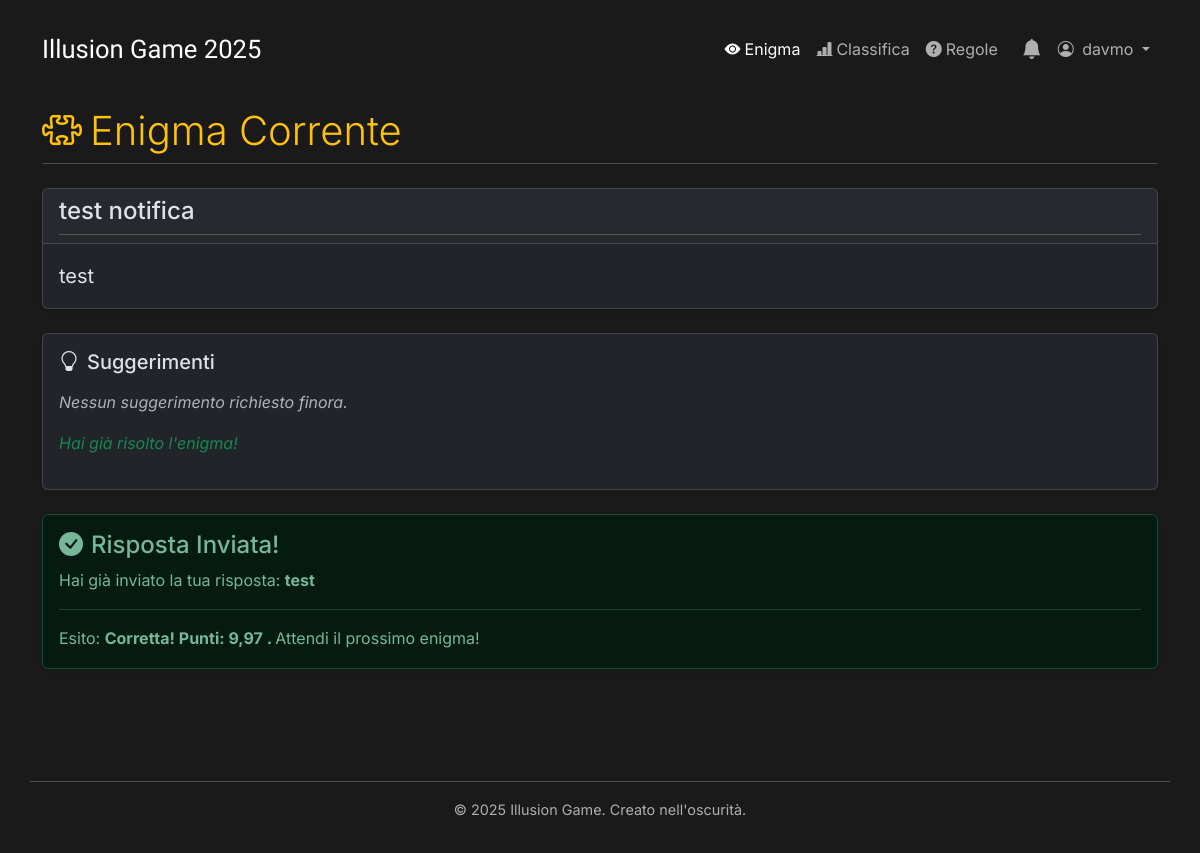
The app's page / (signed in) with its own data.
### enigmas/models.py (models this page shows, shortened)
class Enigma(models.Model):
    titolo = models.CharField(max_length=200, blank=True, null=True) # Titolo opzionale
    testo = models.TextField(unique=True) # Il testo dell'enigma, deve essere unico
    risposta_corretta = models.CharField(max_length=255)
    start_time = models.DateTimeField(help_text="Data e ora di inizio visibilità dell'enigma")
    end_time = models.DateTimeField(editable=False)
    is_active = models.BooleanField(default=False, help_text="Seleziona per rendere questo l'enigma corrente (assicurati che solo uno sia attivo!)")
    notifica_inviata = models.BooleanField(default=False, help_text="Indica se la notifica per questo enigma è già stata inviata")
    class Meta:
        verbose_name = "Enigma"
        verbose_name_plural = "Enigmi"
        ordering = ['-start_time']

class RispostaUtente(models.Model):
    utente = models.ForeignKey(User, on_delete=models.CASCADE)
    enigma = models.ForeignKey(Enigma, on_delete=models.CASCADE)
    risposta_inserita = models.CharField(max_length=255)
    data_inserimento = models.DateTimeField(default=timezone.now)
    is_corretta = models.BooleanField(default=False)
    punteggio = models.FloatField(default=0.0, help_text="Punteggio da 0 a 10 (con penalità hint)")
    suggerimenti_usati = models.PositiveIntegerField(default=0, help_text="Numero di suggerimenti usati per questo enigma")
    class Meta:
        verbose_name = "Risposta Utente"
        verbose_name_plural = "Risposte Utenti"
        unique_together = ('utente', 'enigma')
        ordering = ['-data_inserimento']

### enigmas/views.py (the view, shortened to what this page needs)
# urls.py: path('', views.enigma_view, name='enigma_view'), # Pagina principale con l'enigma
@login_required
def enigma_view(request):
    enigma_corrente = None
    risposta_precedente = None
    messaggio_attesa = None
    tempo_rimanente_ms = 0
    suggerimenti_visti = []
    suggerimenti_usati_count = 0
    max_suggerimenti = 3
    try:
        enigma_attivo = Enigma.objects.get(is_active=True, start_time__lte=timezone.now())
        if timezone.now() <= enigma_attivo.end_time:
            enigma_corrente = enigma_attivo
        else:
            messaggio_attesa = "L'enigma corrente è scaduto. Attendi il prossimo!"
    except Enigma.DoesNotExist:
        messaggio_attesa = "Nessun enigma attivo al momento. Attendi il prossimo!"
    if enigma_corrente:
        try:
            risposta_precedente = RispostaUtente.objects.get(utente=request.user, enigma=enigma_corrente)
            suggerimenti_usati_count = risposta_precedente.suggerimenti_usati
            if suggerimenti_usati_count > 0:
                 suggerimenti_visti = list(Suggerimento.objects.filter(
                     enigma=enigma_corrente,
                     ordine__lte=suggerimenti_usati_count
                 ).order_by('ordine').values_list('testo', flat=True))
        except RispostaUtente.DoesNotExist:
            risposta_precedente = None # Assicurati sia None se non trovata
            suggerimenti_usati_count = 0
            suggerimenti_visti = []
        utente_ha_risposto = risposta_precedente is not None
        risposta_utente_corretta = utente_ha_risposto and risposta_precedente.is_corretta
        mostra_interfaccia_risposta = not risposta_utente_corretta # and enigma_corrente.end_time > timezone.now() # Già implicito perché enigma_corrente è None se scaduto
        mostra_timer = False
        if mostra_interfaccia_risposta:
            tempo_rimasto_delta = enigma_corrente.end_time - timezone.now()
            tempo_rimanente_ms = max(0, int(tempo_rimasto_delta.total_seconds() * 1000))
            if tempo_rimanente_ms > 0:
                mostra_timer = True # Mostra timer solo se c'è tempo > 0
        puo_chiedere_hint = mostra_interfaccia_risposta and suggerimenti_usati_count < max_suggerimenti
        if request.method == 'POST' and mostra_interfaccia_risposta: # Aggiunto check mostra_interfaccia_risposta
            form = RispostaForm(request.POST)
            if form.is_valid():
                if timezone.now() > enigma_corrente.end_time:
                    messages.error(request, "Tempo scaduto! Non puoi più inviare la risposta.")
                    return redirect('enigma_view')
                risposta_utente_obj, created = RispostaUtente.objects.get_or_create(
                    utente=request.user,
                    enigma=enigma_corrente,
                    defaults={'risposta_inserita': form.cleaned_data['risposta_inserita']}
                )
                if not created and not risposta_utente_obj.is_corretta:
                    risposta_utente_obj.risposta_inserita = form.cleaned_data['risposta_inserita']
                risposta_utente_obj.save()
                if risposta_utente_obj.is_corretta:
                    messages.success(request, f"Risposta corretta! Hai ottenuto {risposta_utente_obj.punteggio:.2f} punti.")
                else:
                    messages.warning(request, "Risposta errata.")
                return redirect('enigma_view') # Ricarica per vedere stato aggiornato
        else:
            form = RispostaForm() if mostra_interfaccia_risposta else None
    else: # Se non c'è un enigma corrente valido
        form = None
    context = {
        'enigma': enigma_corrente,
        'form': form, # Sarà None se l'utente ha già risposto correttamente
        'risposta_precedente': risposta_precedente, # Utile per mostrare la risposta data
        'messaggio_attesa': messaggio_attesa,
        'tempo_rimanente_ms': tempo_rimanente_ms, # Per il timer JS
        'mostra_timer': mostra_timer,
        'mostra_form_risposta': mostra_interfaccia_risposta, # Usato per mostrare il form
        'utente_ha_risposto': utente_ha_risposto,
        'risposta_utente_corretta': risposta_utente_corretta,
        'puo_chiedere_hint': puo_chiedere_hint,
        'suggerimenti_visti': suggerimenti_visti,
        'suggerimenti_usati_count': suggerimenti_usati_count,
        'max_suggerimenti': max_suggerimenti,
    }
    return render(request, 'enigmas/enigma_detail.html', context)

### enigmas/context_processors.py (called while the page is built)
def unread_notifications_count(request):
    count = 0
    if request.user.is_authenticated:
        count = Notifica.objects.filter(utente=request.user, letta=False).count()
    return {'unread_notifications_count': count}

### enigmas/templates/enigmas/enigma_detail.html (shortened to what this page needs)
{% extends 'enigmas/base.html' %}
{% load static %}
{% block content %}
    <h2 class="border-bottom pb-2 mb-4 display-6">
        <i class="bi bi-puzzle me-2"></i>Enigma Corrente
    </h2>
    {% if enigma %}
        <div class="card mb-4 shadow-sm">
            <div class="card-header">
                <h3 class="card-title fs-4 mb-0">{{ enigma.titolo|default:"Enigma" }}</h3>
            </div>
            <div class="card-body">
                <p class="card-text fs-5" style="white-space: pre-wrap;">{{ enigma.testo|linebreaksbr }}</p>
            </div>
        </div>
        <div class="card mb-4 shadow-sm">
            <div class="card-body">
                <h4 class="card-title fs-5 mb-3">
                    <i class="bi bi-lightbulb me-2"></i>Suggerimenti
                </h4>
                <div id="suggerimenti-usati-lista">
                    {% if suggerimenti_visti %}
                        <ul class="list-group list-group-flush mb-3">
                            {% for testo_hint in suggerimenti_visti %}
                                <li class="list-group-item"><em>{{ testo_hint }}</em></li>
                            {% endfor %}
                        </ul>
                    {% else %}
                        <p class="text-body-secondary"><em>Nessun suggerimento richiesto finora.</em></p>
                    {% endif %}
                </div>
                {% if user.is_authenticated and enigma %}
                    {% if risposta_utente_corretta %}
                        <p class="text-success"><em>Hai già risolto l'enigma!</em></p>
                    {% elif suggerimenti_usati_count >= max_suggerimenti %}
                        <p class="text-warning"><em>Hai usato tutti i {{ max_suggerimenti }} suggerimenti disponibili.</em></p>
                    {% endif %}
                {% endif %}
            </div>
        </div>
        {% if mostra_form_risposta %}
            <div class="card shadow-sm">
                <div class="card-body">
                    <h4 class="card-title fs-5 mb-3">Invia la tua soluzione</h4>
                    <form method="post" action="{% url 'enigma_view' %}">
                        {% csrf_token %}
                        <div class="mb-3">
                            {% with form.risposta_inserita as field %}
                                <label for="{{ field.id_for_label }}" class="form-label">{{ field.label|default:"Risposta" }}</label>
                                <input type="text"
                                       name="{{ field.name }}"
                                       id="{{ field.id_for_label }}"
                                       class="form-control form-control-lg {% if field.errors %}is-invalid{% endif %}"
                                       placeholder="Inserisci qui la soluzione..."
                                       maxlength="{{ field.field.max_length|default:255 }}"
                                       required>
                                {% if field.errors %}
                                    <div class="invalid-feedback">
                                        {{ field.errors|striptags }}
                                    </div>
                                {% endif %}
                            {% endwith %}
                        </div>
                        <button type="submit" class="btn btn-danger btn-lg w-100 magnetic-btn">
                            <i class="bi bi-send-fill me-2"></i>Invia Risposta
                        </button>
                    </form>
                </div>
            </div>
        {% elif utente_ha_risposto %}
             <div class="alert {% if risposta_precedente.is_corretta %}alert-success{% else %}alert-danger{% endif %} shadow-sm" role="alert">
                 <h4 class="alert-heading">
                     {% if risposta_precedente.is_corretta %}<i class="bi bi-check-circle-fill me-2"></i>Risposta Inviata!{% else %}<i class="bi bi-x-octagon-fill me-2"></i>Risposta Inviata{% endif %}
                 </h4>
                 <p>Hai già inviato la tua risposta: <strong>{{ risposta_precedente.risposta_inserita }}</strong></p>
                 <hr>
                 <p class="mb-0">
                     Esito:
                     <strong>
                         {% if risposta_precedente.is_corretta %}
                             Corretta! Punti: {{ risposta_precedente.punteggio|floatformat:2 }} .
                         {% else %}
                             Errata.
                         {% endif %}
                     </strong>
                     Attendi il prossimo enigma!
                  </p>
             </div>
        {% endif %}
    {% elif messaggio_attesa %}
        <div class="alert alert-warning text-center shadow-sm" role="alert">
            <h4 class="alert-heading"><i class="bi bi-hourglass-split me-2"></i>In Attesa</h4>
            {{ messaggio_attesa }}
        </div>
    {% endif %}
{% endblock %}

### enigmas/templates/enigmas/base.html (shortened to what this page needs)
{% load static %}
<!DOCTYPE html>
<html lang="it" data-bs-theme="dark">
<head>
    <link href="https://cdn.jsdelivr.net/npm/bootstrap@5.3.3/dist/css/bootstrap.min.css" rel="stylesheet">
    <link rel="stylesheet" href="{% static 'enigmas/css/style.css' %}">
    <link rel="stylesheet" href="https://cdn.jsdelivr.net/npm/bootstrap-icons@1.11.3/font/bootstrap-icons.min.css">
</head>
<body class="d-flex flex-column">
    <nav class="navbar navbar-expand-lg navbar-custom">
        <div class="container">
            <a class="navbar-brand navbar-brand-custom" href="{% url 'enigma_view' %}">
                Illusion Game 2025
            </a>
            <div class="collapse navbar-collapse" id="navbarNavContent">
                <ul class="navbar-nav ms-auto mb-2 mb-lg-0 align-items-center">
                    {% if user.is_authenticated %}
                        <li class="nav-item"> <a class="nav-link {% if request.resolver_match.url_name == 'enigma_view' %}active{% endif %}" href="{% url 'enigma_view' %}"><i class="bi bi-eye-fill me-1"></i>Enigma</a> </li>
                        <li class="nav-item"> <a class="nav-link {% if request.resolver_match.url_name == 'classifica' %}active{% endif %}" href="{% url 'classifica' %}"><i class="bi bi-bar-chart-line-fill me-1"></i>Classifica</a> </li>
                        <li class="nav-item"> <a class="nav-link " href="{% url 'regole_punteggio' %}"><i class="bi bi-question-circle-fill me-1"></i>Regole</a> </li>
                        <li class="nav-item d-none d-lg-block notification-bell-desktop">
                            <a class="nav-link position-relative px-2 {% if request.resolver_match.url_name == 'lista_notifiche' %}active{% endif %}"
                               href="{% url 'lista_notifiche' %}"
                               title="Notifiche">
                                 <i class="bi bi-bell-fill fs-5"></i>
                             </a>
                        </li>
                        <li class="nav-item dropdown">
                            <a class="nav-link dropdown-toggle" href="#" role="button" data-bs-toggle="dropdown" aria-expanded="false">
                                <i class="bi bi-person-circle me-1"></i> {{ user.username }}
                            </a>
                        </li>
                    {% else %}
                        <li class="nav-item">
                            <a class="nav-link {% if request.resolver_match.url_name == 'login' %}active{% endif %}" href="{% url 'login' %}"><i class="bi bi-box-arrow-in-right me-1"></i>Login</a>
                        </li>
                    {% endif %}
                </ul>
            </div>
        </div>
    </nav>
    <div class="container mt-4 mb-5 flex-grow-1">
        {% block content %}{% endblock %}
    </div>
    <footer class="container text-center text-body-secondary py-3 border-top">
        <p>&copy; {% now "Y" %} Illusion Game. Creato nell'oscurità.</p>
    </footer>
</body>
</html>

### enigmas/static/enigmas/css/style.css (style rules this page uses)
body { background-color: #1a1a1a; color: #e0e0e0; font-family: 'Courier New', Courier, monospace; margin: 0; padding: 0; line-height: 1.6; }
nav { margin-top: 1rem; }
nav a { color: #b0bec5; text-decoration: none; transition: color 0.3s ease; }
h2, h3 { color: #FFC109; border-bottom: 1px solid #555; padding-bottom: 0.5rem; margin-bottom: 1.5rem; }
footer { text-align: center; margin-top: 3rem; padding: 1.5rem; font-size: 0.9rem; color: #666; border-top: 1px solid #333; }
.navbar-brand-custom { font-family: "Rubik Glitch", system-ui; color: #ffffff !important; font-weight: 400; font-size: 1.6rem; }

### enigmas/templates/enigmas/base.html (style rules this page uses)
body { font-family: 'Inter', sans-serif; background-color: #1a1a1a; display: flex; flex-direction: column; min-height: 100vh; }
.flex-grow-1 { flex-grow: 1; }
.notification-bell-desktop { margin-left: 0.5rem; }

### records on screen
Enigma: titolo "test notifica", testo "test"
RispostaUtente: risposta_inserita "test", punteggio "9,97"

### other values on screen
{{ user.username }} "davmo"
